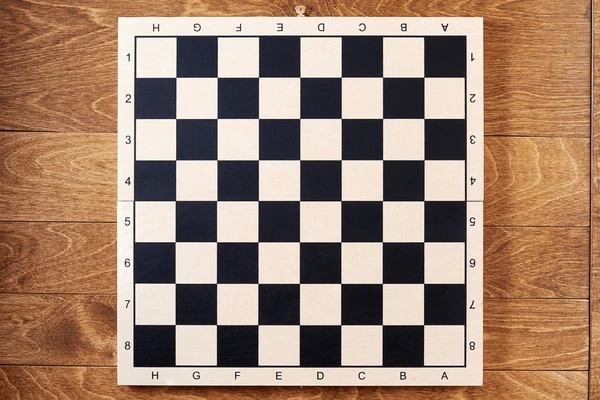
#> input picture computer_vision/chessboards/chessboard_blank.png, 600 x 400 px, found by its file name
$ python board_detection.py
#> lines starting #> are read from the running program, lines starting #| are printed output that depends on the picture; after the words box and inside, x2 and y2 are one past the last pixel; in counts of white or black regions, pixels touching at a corner belong together
#> in detect_chess_grid, img is the input picture: shape (400, 600, 3); mean B, G, R 111.8, 131.3, 159.9
import cv2
import numpy as np


def find_chess_grid_centers(image):
    # Convert to grayscale
    gray = cv2.cvtColor(image, cv2.COLOR_BGR2GRAY)
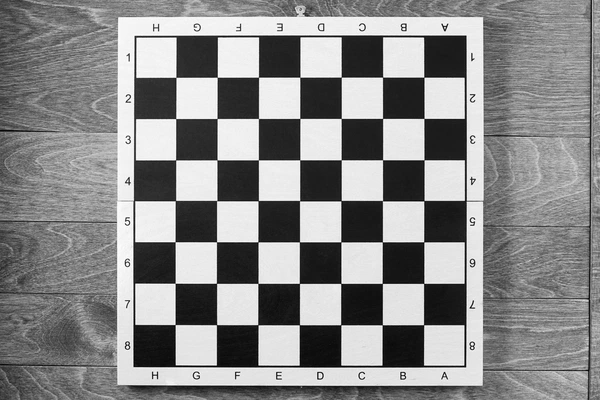
#> gray: shape (400, 600); min 0, max 255, mean 137.6

    # Find chessboard corners
    # This looks for internal corners where black and white squares meet
    # For a standard 8x8 chessboard, there are 7x7 internal corners
    ret, corners = cv2.findChessboardCorners(gray, (7, 7), None)
#> ret = True; corners = 49 rows, first 8: [423.6, 324.8], [382.2, 324.8], [340.8, 324.8], [299.4, 324.8], [257.9, 324.8], [216.5, 324.7], [175.1, 324.7], [423.7, 283.3]

    # If corners are found, we can calculate grid centers
    if ret:
        # Make a copy of the image to draw on
        result = image.copy()

        # Draw the corners
        cv2.drawChessboardCorners(result, (7, 7), corners, ret)
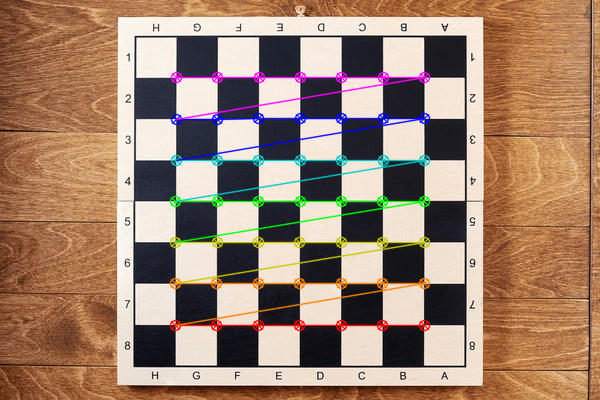
#> result: shape (400, 600, 3); 5.67% of pixels changed, all inside (x1, y1, x2, y2) = (169, 71, 431, 332)

        # Create arrays to store grid centers
        grid_centers = []

        # Find the grid spacing by averaging distances between corners
        spacing_x = np.mean([corners[i + 1][0][0] - corners[i][0][0] for i in range(0, len(corners) - 1, 7)])
#> spacing_x = -41.4
        spacing_y = np.mean([corners[i + 7][0][1] - corners[i][0][1] for i in range(0, len(corners) - 7)])
#> spacing_y = -41.25

        # We need to extrapolate to get the outer grid centers
        # First corner of the board is half a grid back from the first internal corner
        top_left_x = corners[0][0][0] - spacing_x / 2
#> top_left_x = 444.3
        top_left_y = corners[0][0][1] - spacing_y / 2
#> top_left_y = 345.4

        # For an 8x8 board
        for row in range(8):
            for col in range(8):
                # Calculate center of each grid
                center_x = int(top_left_x + col * spacing_x)
                center_y = int(top_left_y + row * spacing_y)

                # Store grid center
                grid_centers.append((center_x, center_y))

                # Draw a circle at the grid center
                cv2.circle(result, (center_x, center_y), 5, (0, 255, 0), -1)

                # Optionally, label the grid
                cv2.putText(result, f"{row},{col}", (center_x + 10, center_y),
                            cv2.FONT_HERSHEY_SIMPLEX, 0.4, (255, 0, 0), 1)
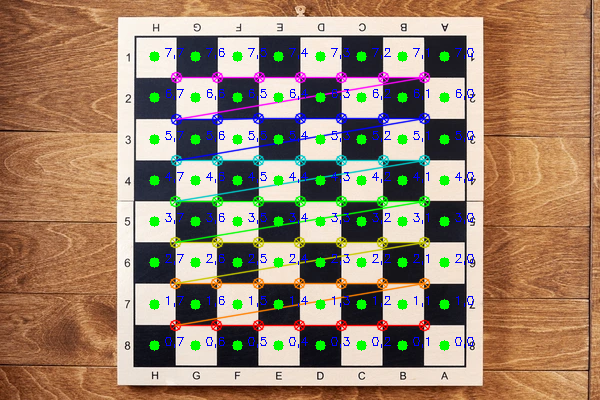
#> result: shape (400, 600, 3); 3.32% of pixels changed, all inside (x1, y1, x2, y2) = (149, 48, 474, 351)
#> after the loop, grid_centers = 64 pairs, first value 154 to 444, second value 56 to 345

        return result, grid_centers

    else:
        print("Could not find chessboard corners!")
        return image, []


# [56 lines left out: function alternative_grid_detection, not called in this run]


# Main function to try both methods
def detect_chess_grid(image_path):
    # Load image
    img = cv2.imread(image_path)

    if img is None:
        print(f"Could not read image from {image_path}")
        return

    # Try the chessboard corner detection method first
    result, centers = find_chess_grid_centers(img)
#> centers has the same summary as grid_centers in find_chess_grid_centers

    # If first method fails (no centers found), try alternative method
    if len(centers) == 0:
        print("Trying alternative method...")
        result, centers = alternative_grid_detection(img)

    # Show result
    cv2.imshow('Chess Grid Detection', result)
    cv2.waitKey(0)
    cv2.destroyAllWindows()

    return centers

_name_ = "_main_"
# Example usage
if _name_ == "_main_":
    # Replace with your chessboard image path
    centers = detect_chess_grid("chessboard_blank.png")
#> centers has the same summary as grid_centers in find_chess_grid_centers
    print(f"Found {len(centers)} grid centers")
#| Found 64 grid centers

$ run again, with computer_vision/chessboards/chessboard2.png copied over computer_vision/chessboards/chessboard_blank.png
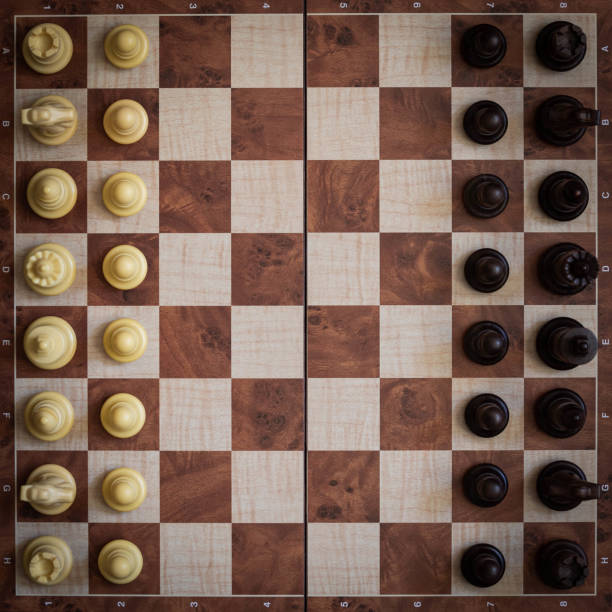
#> input picture computer_vision/chessboards/chessboard2.png, 612 x 612 px, found by its file name
#> in detect_chess_grid, img is the input picture: shape (612, 612, 3); mean B, G, R 83.8, 96.6, 121.3
#> ret = False; corners = None
#> in detect_chess_grid, `result, centers = find_chess_grid_centers(img)`: centers = []
#> in alternative_grid_detection, `thresh = cv2.adaptiveThreshold(gray, 255, cv2.ADAPTIVE_THRESH_GAUSSIAN..`:
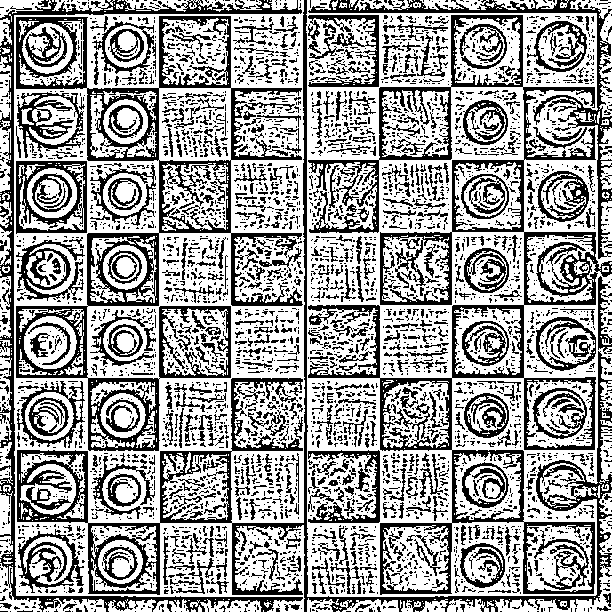
#> thresh: shape (612, 612); 61.9% white; 4227 black regions (3564 under 20 px)
#> contours = 6280 contours, 4979 with area under 20; largest, box (x1, y1, x2, y2) and area: (14, 0, 305, 612) 166650, (306, 0, 612, 597) 163472, (378, 86, 453, 161) 5412, (451, 304, 525, 379) 5398, (86, 232, 160, 307) 5397
#> the loop in alternative_grid_detection, `for cnt in contours:` made 6280 passes
#> after the loop in alternative_grid_detection, `for cnt in contours:`: centers = 38 pairs, first value 14 to 559, second value 50 to 595; squares = 38 contours; largest, box (x1, y1, x2, y2) and area: (379, 231, 453, 306) 5257, (158, 159, 232, 234) 5257, (451, 304, 525, 379) 5221, (378, 86, 452, 161) 5221, (451, 449, 525, 524) 5186
#> in alternative_grid_detection, `cv2.drawContours(result, squares, -1, (0, 255, 0), 2)`:
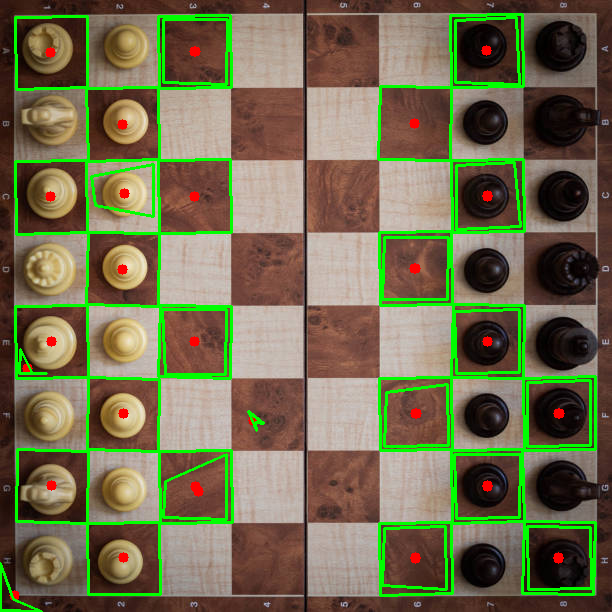
#> result: shape (612, 612, 3); mean B, G, R 77.6, 109, 113.2
#| Found 38 grid centers

$ run again, with computer_vision/chessboards/chesscom.png copied over computer_vision/chessboards/chessboard_blank.png
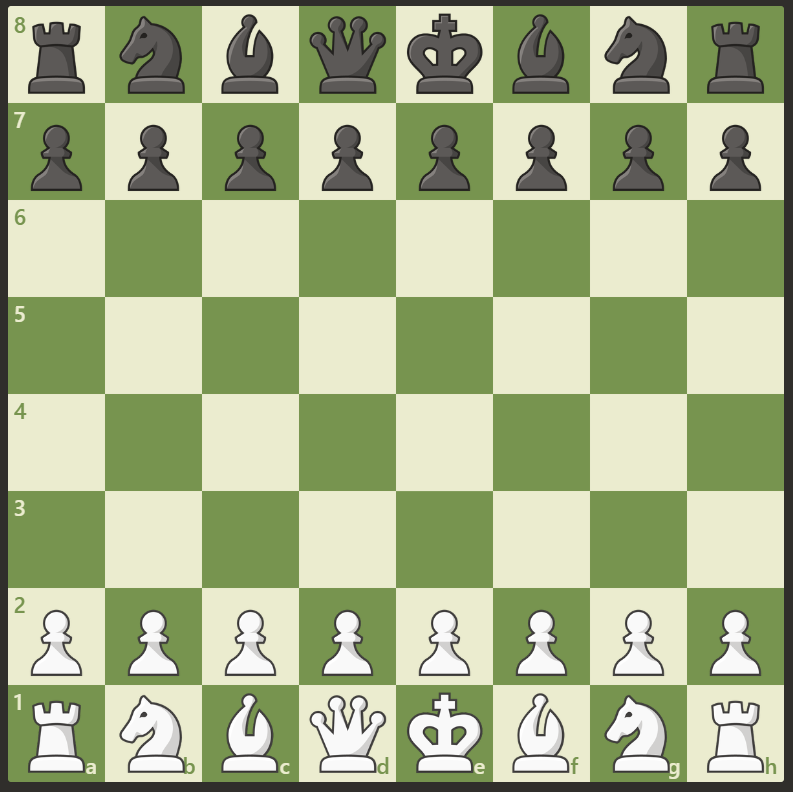
#> input picture computer_vision/chessboards/chesscom.png, 793 x 792 px, found by its file name
#> in detect_chess_grid, img is the input picture: shape (792, 793, 3); mean B, G, R 137.9, 178.6, 166.6
#> ret = False; corners = None
#> in detect_chess_grid, `result, centers = find_chess_grid_centers(img)`: centers = []
#> in alternative_grid_detection, `thresh = cv2.adaptiveThreshold(gray, 255, cv2.ADAPTIVE_THRESH_GAUSSIAN..`:
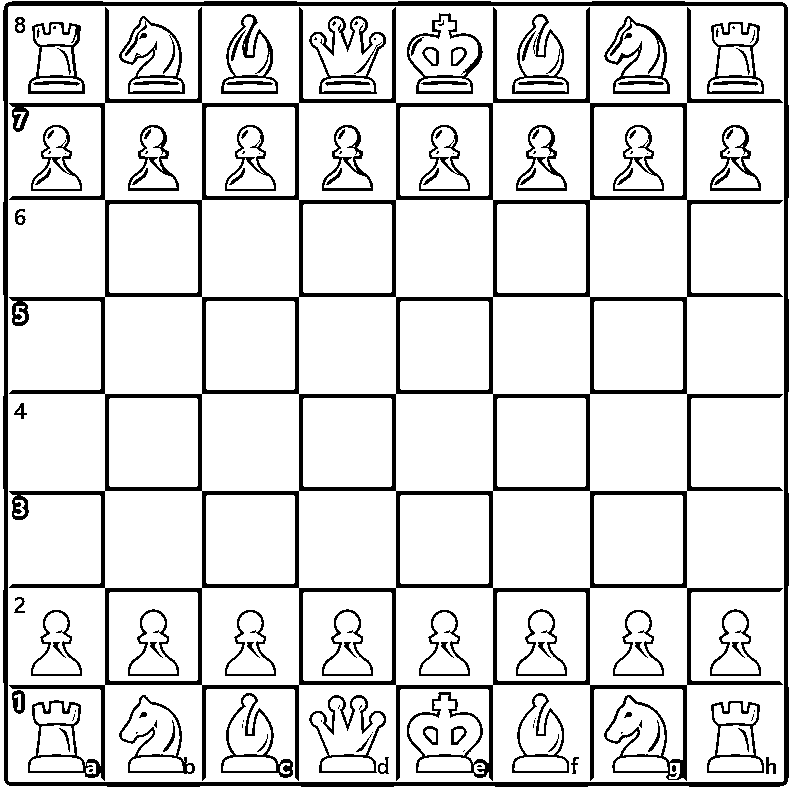
#> thresh: shape (792, 793); 86.2% white; 135 black regions (43 under 20 px)
#> contours = 347 contours, 123 with area under 20; largest, box (x1, y1, x2, y2) and area: (0, 0, 793, 792) 626472, (2, 0, 790, 788) 617656, (8, 6, 784, 782) 600623, (492, 587, 591, 686) 9602, (298, 587, 397, 686) 9602
#> the loop in alternative_grid_detection, `for cnt in contours:` made 347 passes
#> after the loop in alternative_grid_detection, `for cnt in contours:`: centers = 43 pairs, first value 56 to 735, second value 59 to 738; squares = 43 contours; largest, box (x1, y1, x2, y2) and area: (0, 0, 793, 792) 626472, (4, 2, 788, 786) 609186, (8, 6, 784, 782) 599077, (492, 587, 591, 686) 9410, (298, 587, 397, 686) 9410
#> in alternative_grid_detection, `cv2.drawContours(result, squares, -1, (0, 255, 0), 2)`:
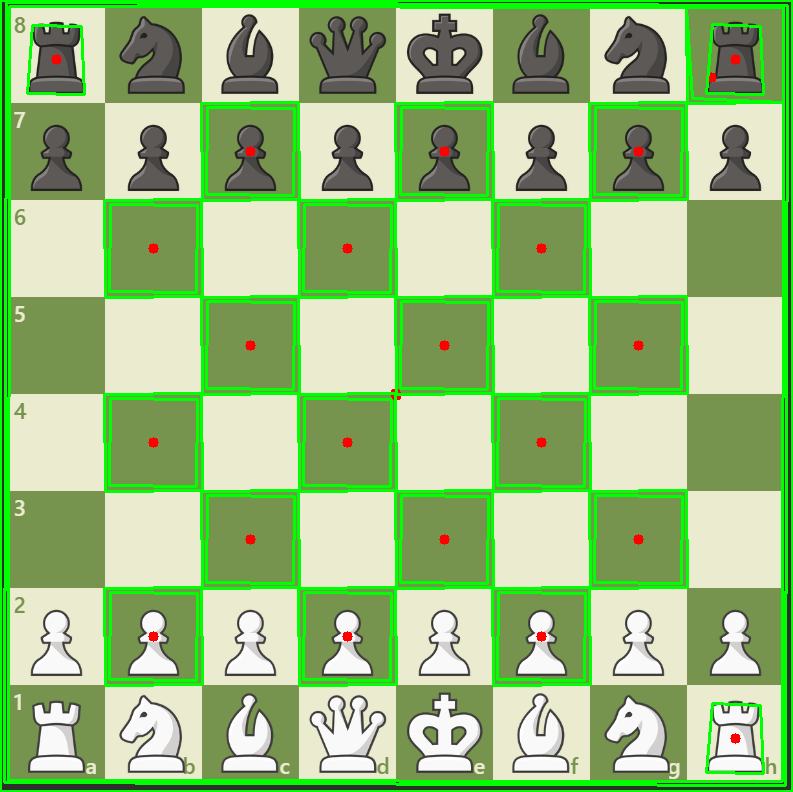
#> result: shape (792, 793, 3); mean B, G, R 127, 190.3, 153.3
#| Found 43 grid centers
